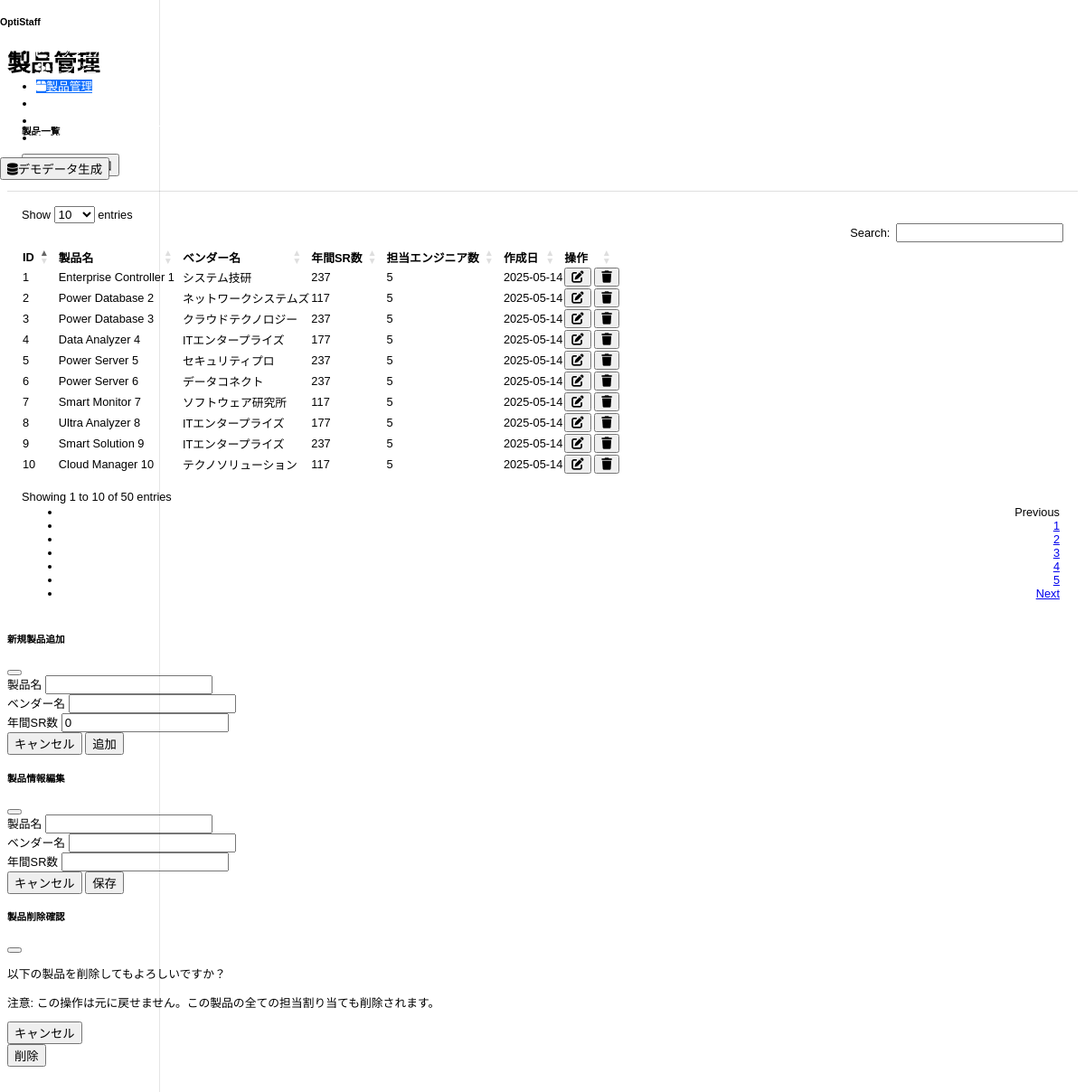
The page /products on the database as committed earlier.
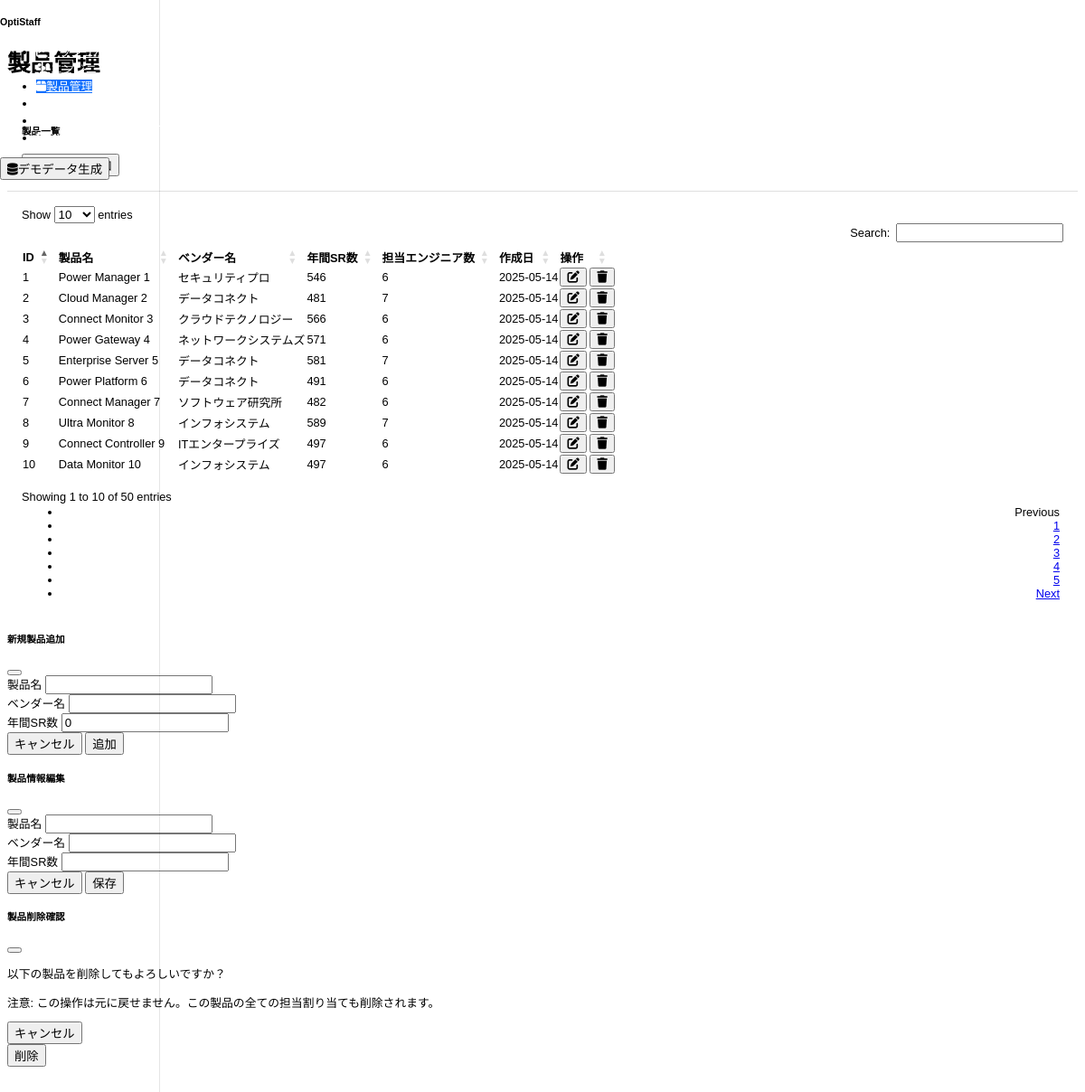
The same page on the database as committed later.
### models.py (models this page shows)
class Product(db.Model):
    id = db.Column(db.Integer, primary_key=True)
    name = db.Column(db.String(100), nullable=False)
    vendor = db.Column(db.String(100), nullable=False)
    annual_inquiries = db.Column(db.Integer, default=0)
    min_engineers = db.Column(db.Integer, default=2)
    created_at = db.Column(db.DateTime, default=datetime.utcnow)
    updated_at = db.Column(db.DateTime, default=datetime.utcnow, onupdate=datetime.utcnow)
    assignments = db.relationship('Assignment', back_populates='product', lazy='joined')
    __table_args__ = (
        Index('idx_product_vendor', 'vendor'),
        Index('idx_product_inquiries', 'annual_inquiries'),
    )

### routes.py (the view)
@app.route('/products')
def products():
    products_list = Product.query.all()
    return render_template('products.html', products=products_list)

### templates/products.html (shortened to what the changed rows need)
{% extends 'base.html' %}
{% block title %}製品管理{% endblock %}
{% block content %}
<div class="row mb-4">
    <div class="col-md-12">
        <div class="card">
            <div class="card-body">
                <div class="table-responsive">
                    <table id="productsTable" class="table table-striped">
                        <thead>
                            <tr>
                                <th>ID</th>
                                <th>製品名</th>
                                <th>ベンダー名</th>
                                <th>年間SR数</th>
                                <th>担当エンジニア数</th>
                                <th>作成日</th>
                                <th>操作</th>
                            </tr>
                        </thead>
                        <tbody>
                            {% for product in products %}
                            <tr>
                                <td>{{ product.id }}</td>
                                <td>{{ product.name }}</td>
                                <td>{{ product.vendor }}</td>
                                <td>{{ product.annual_inquiries }}</td>
                                <td>{{ product.assignments|length }}</td>
                                <td>{{ product.created_at.strftime('%Y-%m-%d') }}</td>
                                <td>
                                    <button class="btn btn-sm btn-outline-primary edit-product-btn"
                                            data-id="{{ product.id }}"
                                            data-name="{{ product.name }}"
                                            data-vendor="{{ product.vendor }}"
                                            data-annual-inquiries="{{ product.annual_inquiries }}">
                                        <i class="fas fa-edit"></i>
                                    </button>
                                    <button class="btn btn-sm btn-outline-danger delete-product-btn"
                                            data-id="{{ product.id }}"
                                            data-name="{{ product.name }}">
                                        <i class="fas fa-trash"></i>
                                    </button>
                                </td>
                            </tr>
                            {% endfor %}
                        </tbody>
                    </table>
                </div>
            </div>
        </div>
    </div>
</div>
{% endblock %}

Rows that differ between the two databases and show on the page:
changed Product id 1: name "Enterprise Controller 1" → "Power Manager 1"; vendor "システム技研" → "セキュリティプロ"; annual_inquiries "237" → "546"; assignments|length "5" → "6"
changed Product id 2: name "Power Database 2" → "Cloud Manager 2"; vendor "ネットワークシステムズ" → "データコネクト"; annual_inquiries "117" → "481"; assignments|length "5" → "7"
changed Product "クラウドテクノロジー": name "Power Database 3" → "Connect Monitor 3"; annual_inquiries "237" → "566"; assignments|length "5" → "6"
changed Product id 4: name "Data Analyzer 4" → "Power Gateway 4"; vendor "ITエンタープライズ" → "ネットワークシステムズ"; annual_inquiries "177" → "571"; assignments|length "5" → "6"
changed Product id 5: name "Power Server 5" → "Enterprise Server 5"; vendor "セキュリティプロ" → "データコネクト"; annual_inquiries "237" → "581"; assignments|length "5" → "7"
changed Product id 6: name "Power Server 6" → "Power Platform 6"; annual_inquiries "237" → "491"; assignments|length "5" → "6"
changed Product "ソフトウェア研究所": name "Smart Monitor 7" → "Connect Manager 7"; annual_inquiries "117" → "482"; assignments|length "5" → "6"
changed Product id 8: name "Ultra Analyzer 8" → "Ultra Monitor 8"; vendor "ITエンタープライズ" → "インフォシステム"; annual_inquiries "177" → "589"; assignments|length "5" → "7"
changed Product "ITエンタープライズ": name "Smart Solution 9" → "Connect Controller 9"; annual_inquiries "237" → "497"; assignments|length "5" → "6"
changed Product id 10: name "Cloud Manager 10" → "Data Monitor 10"; vendor "テクノソリューション" → "インフォシステム"; annual_inquiries "117" → "497"; assignments|length "5" → "6"
